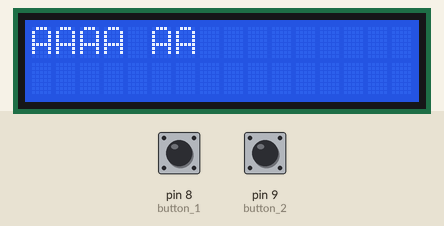
Simulated run of this sketch. Board: Arduino Uno, built with avr-gcc and run on an emulated ATmega328P. Parts: 16×2 character LCD. The test bench sets the inputs (shaded band); at power-on: pin 8 (button_1) LOW, pin 9 (button_2) HIGH.

Above: at 1.2 s.
1.3 s: pin 8 (button_1) pulled HIGH for 1 s
At 1.76 s:
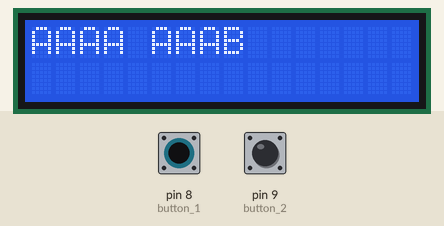
2.9 s: pin 8 (button_1) pulled HIGH for 3.2 s
At 3.37 s:
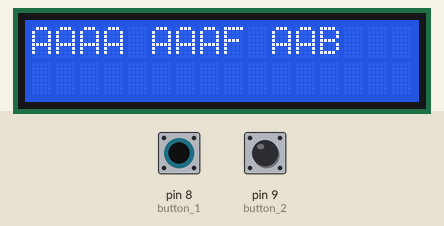
6.7 s: pin 8 (button_1) pulled HIGH for 1 s
At 7.17 s:
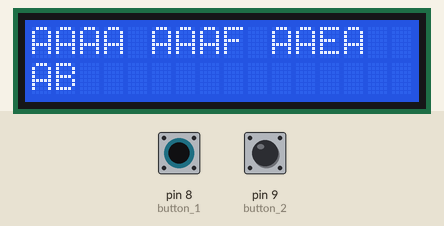
8.3 s: pin 8 (button_1) pulled HIGH for 3.2 s
At 8.78 s:
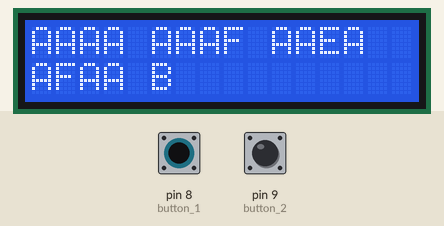
12.1 s: pin 8 (button_1) pulled HIGH for 1 s
At 12.58 s:
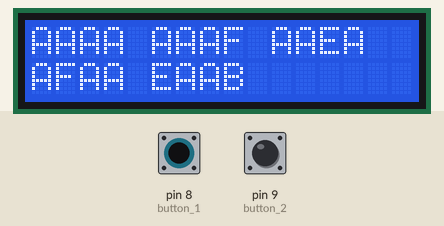
13.7 s: pin 8 (button_1) pulled HIGH for 3.2 s
At 17.8 s:
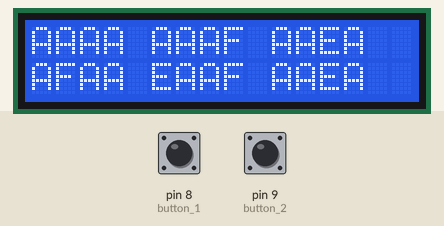

Measured:
- after the input at 1.3 s, the display: first differs from a run without the input after 0.37 s (image 1)
- after the input at 2.9 s, the display: first differs from a run without the input after 0.37 s (image 2)
- after the input at 6.7 s, the display: first differs from a run without the input after 0.38 s (image 3)
- after the input at 8.3 s, the display: first differs from a run without the input after 0.38 s (image 4)
- after the input at 12.1 s, the display: first differs from a run without the input after 0.39 s (image 5)
- after the input at 13.7 s, the display: first differs from a run without the input after 0.39 s (image 6 shows a later state)

The sketch:

TestSaisie.ino
```cpp
/**
 * **************************
 * ***********TEST***********
 * **************************
 * Programme de test pour la fonction de saisie des réponses
 */

#include <LiquidCrystal.h>


/**
 * Initialisation de la librairie avec les sorties de l'Arduino utilisées pour l'écran
 * Et declaration des entrées de l'Arduino pour les boutons
 */
LiquidCrystal lcd(12, 11, 5, 4, 3, 2);
const int button_1 = 8;
const int button_2 = 9;


/**
 * Initialisation de l'Arduino :
 * indiquer a la librairie les "dimensions" de l'écran
 * indiquer le mode de fonctionnement des pins pour les boutons
 */
void setup() {
  pinMode(button_1, INPUT);
  pinMode(button_2, INPUT);

  lcd.begin(16, 2);
}


/**
 * Fonction d'acquisition de l'état des boutons
 * On attend que l'utilisateur appuie sur un bouton et lorsqu'il le fait on retourne le chiffre correspondant
 *
 * @switchState [int] est une variable qui nous sert a stocker le numero du bouton allumé.
 * @return un entier qui correspond au bouton qui est allumé
 */
int GetButtons(){
  while((digitalRead(button_1) != HIGH) && (digitalRead(button_2) != HIGH) ){}

  if (digitalRead(button_1) == HIGH)
    return 1;

  if (digitalRead(button_2) == HIGH)
    return 2;

  else
    return 0;
}


/**
 * Fonction d'acquisition de la réponse du joueur
 *
 * Nous faisons appel a la fonction GetButtons(...) pour obtenir les infor,afin de
 * récupérer l'information des boutons.
 *
 * Pour chacun des 4 éléments de sa réponse le joueur va faire défiler les
 * lettres possibles avec le bouton 1.
 *
 * A chaque fois qu'il appuie sur le bouton 1, on va afficher la lettre
 * actuellement choisie.
 *
 * Il va ensuite valider la lettre choisie avec le bouton 2. Et le curseur
 * va se déplacer d'une case sur l'écran.
 *
 * Chaque lettre choisie sera stockée à la place correspondante dans le
 * tableau "playerAnswer"
 *
 * Nous utilison la table ASCII pour les lettres. Ce qui permet une manipulation
 * plus simple. En effet pour passer a la lettre suivante il suffit d'incrémenter
 * sa valeur de 1 et de faire un modulo afin de ne pas sortir de l'ensemble de
 * lettre possible (de A à F ici en l'occurence).
 *
 * @param playerAnswer [char *] Tableau de 4 char contenant la réponse du joueur
 * @param dx           [int *] Pointeur qui contient la position en x du curseur
 *                             sur l'écran
 * @param dy           [int *] Pointeur qui contient la position en y du curseur
 *                             sur l'écran
 */
void InputLetters (char *playerAnswer, int *dx, int *dy){
  int input = 0;
  int letter = 0;

  for(;letter <= 3;){
    lcd.setCursor(*dx,*dy);

    lcd.write(input+65);

    if(GetButtons()==1){
      input = (input+=1)%6;
    }
    if(GetButtons()==2){
      playerAnswer[letter] = input + 65;
      input = 0;
      letter ++;
      *dx +=1;
    }

    delay(200);
  }

}


/**
 * Boucle principale du programme
 *
 * Nous allons effacer l'écran en 1er lieu afin d'éviter tout reste d'affichage
 *
 * Ensuite nous plaçons le curseur à l'origine de l'écran (home = position(0,0))
 *
 * Nous laissons 6 tentatives de réponse au joueur.
 * A chaque tentative nous faisons appel à la fonction InputLetters(...) pour
 * l'acquisition de la réponse.
 *
 * Lorsqu'une tentative de réponse a été faite nous faisons 2 choses :
 *   - on regarde si le curseur est proche du bord droit de l'écran
 *     (position en x supérieur à 13) et si oui on passe à la ligne en
 *     incrémentant la position en y de 1 en vérifiant qu'on ne sort pas non
 *     plus de l'écran.
 *   - on incrémente la position du curseur en x de 1 afin de sauter une case
 *     d'affichage qui nous servira plus tard pour afficher les résultats de la
 *     tentative.
 *
 */
void loop() {
  lcd.clear();
  lcd.home();
  char playerAnswer[4];
  int dx = 0;
  int dy = 0;
  int nbTry;
  for(nbTry = 0; nbTry<6; nbTry++){
    InputLetters(playerAnswer, &dx, &dy);
    if(dx>=13)
      dy=(dy+1)%2;

    dx=(dx+1)%15;
  }
  delay(1000);
}
```
